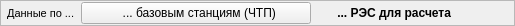
        <widget class="QFrame" name="Panel_Page">
         <property name="minimumSize">
          <size>
           <width>0</width>
           <height>26</height>
          </size>
         </property>
         <property name="maximumSize">
          <size>
           <width>16777215</width>
           <height>26</height>
          </size>
         </property>
         <property name="font">
          <font>
           <pointsize>10</pointsize>
          </font>
         </property>
         <property name="frameShape">
          <enum>QFrame::StyledPanel</enum>
         </property>
         <property name="frameShadow">
          <enum>QFrame::Raised</enum>
         </property>
         <layout class="QHBoxLayout" name="horizontalLayout_4">
          <property name="spacing">
           <number>0</number>
          </property>
          <property name="leftMargin">
           <number>0</number>
          </property>
          <property name="topMargin">
           <number>0</number>
          </property>
          <property name="rightMargin">
           <number>0</number>
          </property>
          <property name="bottomMargin">
           <number>0</number>
          </property>
          <item>
           <widget class="QLabel" name="Label_Page">
            <property name="minimumSize">
             <size>
              <width>80</width>
              <height>16</height>
             </size>
            </property>
            <property name="maximumSize">
             <size>
              <width>80</width>
              <height>16</height>
             </size>
            </property>
            <property name="font">
             <font>
              <pointsize>8</pointsize>
             </font>
            </property>
            <property name="text">
             <string>  Данные по ...</string>
            </property>
           </widget>
          </item>
          <item>
           <widget class="QPushButton" name="Button_ChTPPage">
            <property name="minimumSize">
             <size>
              <width>230</width>
              <height>22</height>
             </size>
            </property>
            <property name="maximumSize">
             <size>
              <width>230</width>
              <height>22</height>
             </size>
            </property>
            <property name="font">
             <font>
              <pointsize>9</pointsize>
              <weight>50</weight>
              <bold>false</bold>
             </font>
            </property>
            <property name="cursor">
             <cursorShape>PointingHandCursor</cursorShape>
            </property>
            <property name="text">
             <string>  ... базовым станциям (ЧТП)</string>
            </property>
            <property name="icon">
             <iconset resource="resource.qrc">
              <normaloff>:/icons/Icons/ButtonIcons/ChTP.ico</normaloff>:/icons/Icons/ButtonIcons/ChTP.ico</iconset>
            </property>
           </widget>
          </item>
          <item>
           <widget class="QPushButton" name="Button_RESPage">
            <property name="minimumSize">
             <size>
              <width>163</width>
              <height>22</height>
             </size>
            </property>
            <property name="maximumSize">
             <size>
              <width>163</width>
              <height>22</height>
             </size>
            </property>
            <property name="font">
             <font>
              <pointsize>9</pointsize>
              <weight>75</weight>
              <bold>true</bold>
             </font>
            </property>
            <property name="cursor">
             <cursorShape>ArrowCursor</cursorShape>
            </property>
            <property name="styleSheet">
             <string notr="true">QPushButton {
border: none;
}</string>
            </property>
            <property name="text">
             <string> ... РЭС для расчета</string>
            </property>
            <property name="icon">
             <iconset resource="resource.qrc">
              <normaloff>:/icons/Icons/ButtonIcons/RES.ico</normaloff>:/icons/Icons/ButtonIcons/RES.ico</iconset>
            </property>
           </widget>
          </item>
          <item>
           <spacer name="horizontalSpacer_2">
            <property name="orientation">
             <enum>Qt::Horizontal</enum>
            </property>
            <property name="sizeHint" stdset="0">
             <size>
              <width>40</width>
              <height>20</height>
             </size>
            </property>
           </spacer>
          </item>
         </layout>
        </widget>
